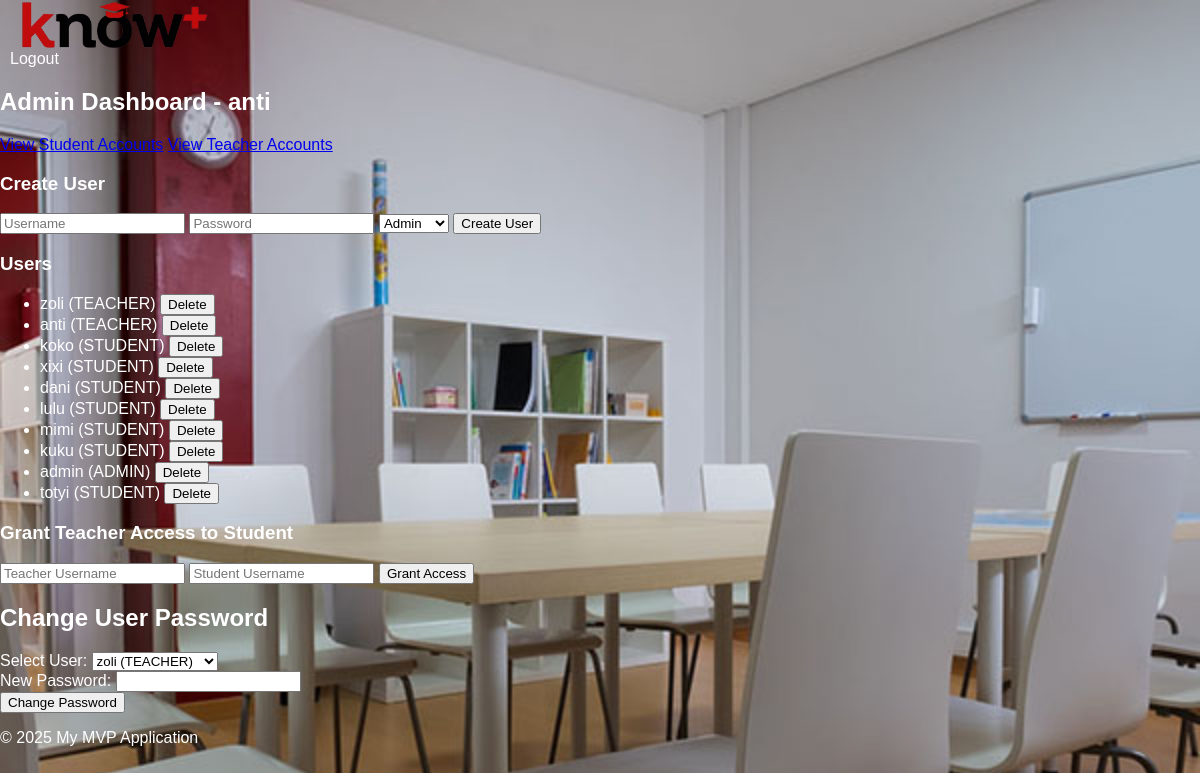
The page /admin/home (signed in) on the database its author committed.
### models.py (models this page shows, shortened)
class User(db.Model, UserMixin):
    id = db.Column(db.Integer, primary_key=True)
    username = db.Column(db.String(80), unique=True, nullable=False)
    password_hash = db.Column(db.String(128))
    user_type = db.Column(db.Enum(UserType), nullable=False)  # Using UserType enum for role

### app.py (the view)
@app.route('/admin/home', methods=['GET'])
@login_required
def admin_home_display():
    users = User.query.all()  # Fetch all users to populate the dropdown
    return render_template('admin_home.html', users=users)

### app.py (called while the page is built)
@login_manager.user_loader
def load_user(user_id):
    return User.query.get(int(user_id))  # Load from the unified User model

### templates/admin_home.html (shortened to what this page needs)
{% extends "base.html" %}
{% block content %}
<h2>Admin Dashboard - {{ current_user.username }}</h2>
<div class="d-grid gap-2 d-md-block">
    <a href="{{ url_for('view_students') }}" class="btn btn-primary">View Student Accounts</a>
    <a href="{{ url_for('view_teachers') }}" class="btn btn-primary">View Teacher Accounts</a>
</div>
<h3>Create User</h3>
<form action="{{ url_for('create_user') }}" method="post">
    <input type="text" name="username" placeholder="Username" required>
    <input type="password" name="password" placeholder="Password" required>
    <select name="user_type">
        <option value="ADMIN">Admin</option>
    </select>
    <button type="submit">Create User</button>
</form>
<h3>Users</h3>
<ul>
    {% for user in users %}
    <li>
        {{ user.username }} ({{ user.user_type.value }})
        <form action="{{ url_for('delete_user', user_id=user.id) }}" method="post" style="display: inline;">
            <button type="submit">Delete</button>
        </form>
    </li>
    {% endfor %}
</ul>
<h3>Grant Teacher Access to Student</h3>
<form action="{{ url_for('grant_access') }}" method="post">
    <input type="text" name="teacher_username" placeholder="Teacher Username" required>
    <input type="text" name="student_username" placeholder="Student Username" required>
    <button type="submit">Grant Access</button>
</form>
<h2>Change User Password</h2>
<form method="POST" action="{{ url_for('change_user_password') }}">
    <div>
        <label for="user_id">Select User:</label>
        <select name="user_id" id="user_id" required>
            {% for user in users %}
            <option value="{{ user.id }}">{{ user.username }} ({{ user.user_type.value }})</option>
            {% endfor %}
        </select>
    </div>
    <div>
        <label for="new_password">New Password:</label>
        <input type="password" name="new_password" id="new_password" required>
    </div>
    <button type="submit">Change Password</button>
</form>
{% endblock %}

### static/css/style.css (style rules this page uses)
body { font-family: sans-serif; margin: 0; padding: 0; color: white; }

### rows shown on the page
User: username "anti", user_type.value "TEACHER"
User: username "zoli", user_type.value "TEACHER"
User: username "koko", user_type.value "STUDENT"
User: username "xixi", user_type.value "STUDENT"
User: username "dani", user_type.value "STUDENT"
User: username "lulu", user_type.value "STUDENT"
User: username "mimi", user_type.value "STUDENT"
User: username "kuku", user_type.value "STUDENT"
User: username "admin", user_type.value "ADMIN"
User: username "totyi", user_type.value "STUDENT"

### other values the page prints
form field user_id "zoli (TEACHER)"
